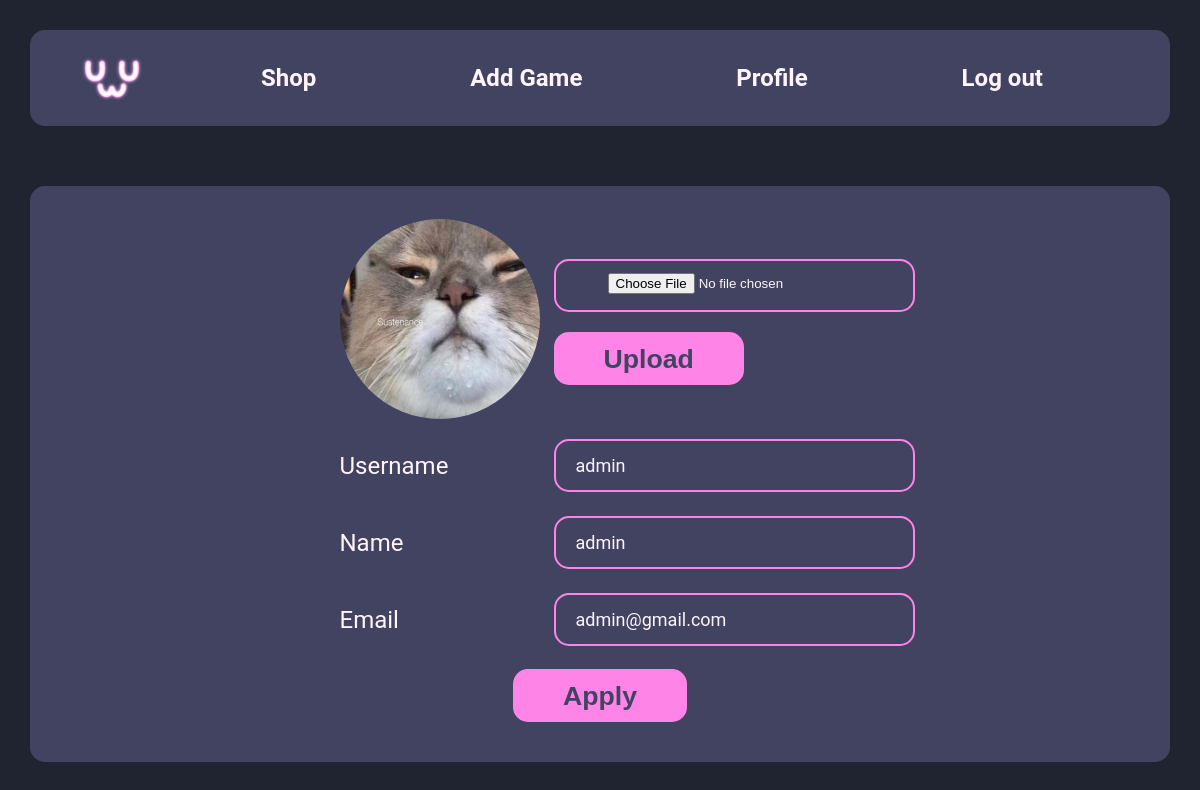
Page /public/modifyProfile.php (signed in) on the committed database.
### tables this page shows
CREATE TABLE `users` (
  `usersId` int(11) NOT NULL,
  `usersName` varchar(128) NOT NULL,
  `usersEmail` varchar(128) NOT NULL,
  `usersUid` varchar(128) NOT NULL,
  `usersPwd` varchar(128) NOT NULL
);

### public/modifyProfile.php (called while the page is built)
<?php
    require_once __DIR__ . '/../db/dbh.php';
    require_once __DIR__ . '/../model/profileModel.php';
    require_once __DIR__ . '/../view/modifyProfileView.php';

### model/profileModel.php (called while the page is built, shortened)
<?php
    $sql = "SELECT usersId, usersName, usersEmail, usersUid, usersPwd FROM users WHERE usersUid = :uid;";
    $sth = $dbh->prepare($sql);
    $sth->execute(array(':uid' => $_SESSION["useruid"]));
    $resultData = ($sth->fetchAll())[0];

### view/modifyProfileView.php (the view, shortened to what this page needs)
 <?php include_once 'headerView.php'; ?>
    <div class="wrapper">
        <section id="modifyProfileForm" class="formSection">
            <form action="./modifyProfileValidate.php" method="post"  enctype="multipart/form-data" class="form">
                <table>
                    <tbody>
                        <tr>
                            <td>
                                <?php
                                    if(file_exists("assets/img/upload/avatar/avatar" . $_SESSION["userid"] . ".png")) {
                                    $image = "assets/img/upload/avatar/avatar" . $_SESSION["userid"] . ".png";
                                    }
                                    else {
                                        $image = "assets/img/upload/avatar/avatarDefault.png";
                                    }
                                ?>
                                <img src="<?php echo($image)?>" alt="avatar" class="avatar" height="200px" width="200px">
                            </td>
                            <td>
                                <div class="boxInput"><input type="file" name="avatar"></div>
                                <button type="submit" name="upload" class="button">Upload</button>
                            </td>
                        </tr>
                        <tr>
                            <td>Username</td>
                            <td>
                                <input type="text" name="uid" placeholder="Change username" value="<?php echo $resultData['usersUid'] ?>" class="textInput">
                            </td>
                        </tr>
                        <tr>
                            <td>Name</td>
                            <td>
                                <input type="text" name="name" placeholder="Change name" value="<?php echo $resultData['usersName'] ?>" class="textInput">
                            </td>
                        </tr>
                        <tr>
                            <td>Email</td>
                            <td>
                            <input type="text" name="email" placeholder="Change Email" value="<?php echo $resultData['usersEmail'] ?>" class="textInput">
                            </td>
                        </tr>
                    </tbody>
                </table>
                <button type="submit" name="submit" class="button">Apply</button>
            </form>
        </section>
    </div>
<?php include_once 'footerView.php'; ?>

### public/assets/css/style.css (style rules this page uses)
:root { --back_dark: rgb(32, 36, 48); --back_light: rgb(65, 67, 97); --purple: rgb(127, 44, 203); --pink: rgb(255, 132, 232); --pink_highlight: rgb(255, 169, 231); --highlight: rgb(255, 244, 252); }
html { background-color: var(--back_dark); font-family: 'Roboto', sans-serif; color: var(--highlight); font-size: x-large; }
body { display: flex; flex-direction: column; padding: 0%; margin: 0%; height: 100%; width: 100%; }
.wrapper { display: flex; justify-content: center; flex-direction: column; height: 100%; padding: 30px; }
.formSection { display: flex; flex-direction: column; justify-content: center; align-items: center; background-color: var(--back_light); border-radius: 15px; padding: 30px; }
.formSection .avatar { border-radius: 50%; }
.formSection form { display: flex; flex-direction: column; justify-content: center; align-items: center; width: 50%; }
.formSection .textInput { transition-duration: 0.3s; margin: 10px; width: 100%; height: 25px; font-family: Roboto; font-size: large; background-color: transparent; box-shadow: none; border: 2px solid var(--pink); border-radius: 15px; padding: 12px 20px; color: var(--highlight); }
.formSection .boxInput { display: flex; flex-direction: row; justify-content: space-around; transition-duration: 0.3s; margin: 10px; width: 100%; height: 25px; font-size: large; background-color: transparent; box-shadow: none; border: 2px solid var(--pink); border-radius: 15px; padding: 12px 20px; }
.formSection .button { background-color: var(--pink); border: none; margin: 10px; width: fit-content; height: 53px; border-radius: 15px; padding: 12px 50px; font-size: 20pt; font-weight: bold; color: var(--back_light); }

### rows in the picture
users: uid "admin", name "admin", email "admin@gmail.com"
